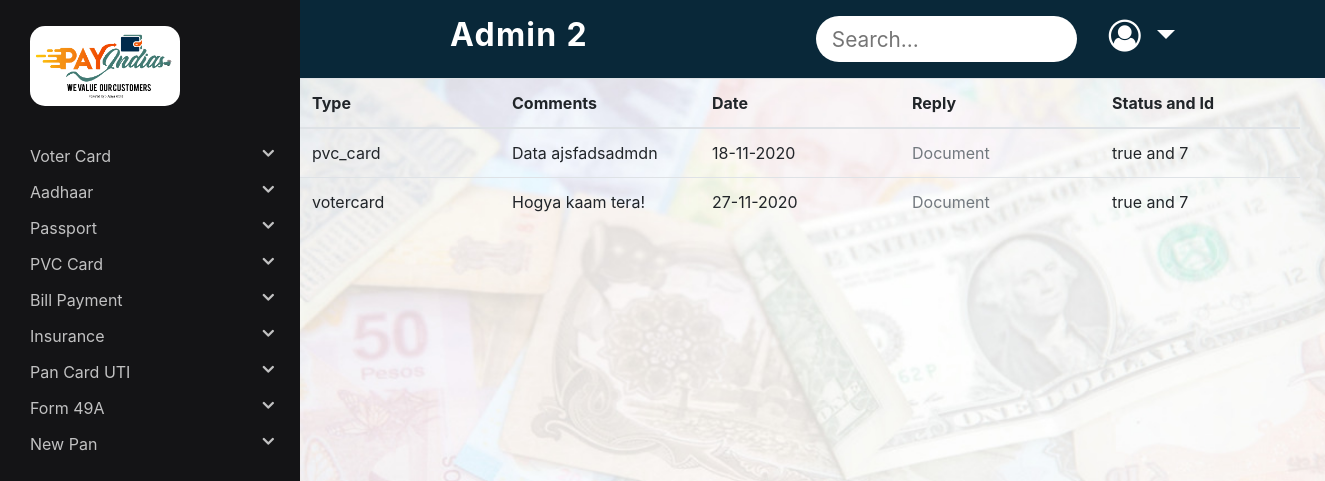
The app's page /Admin/profile2.php (signed in), older data.
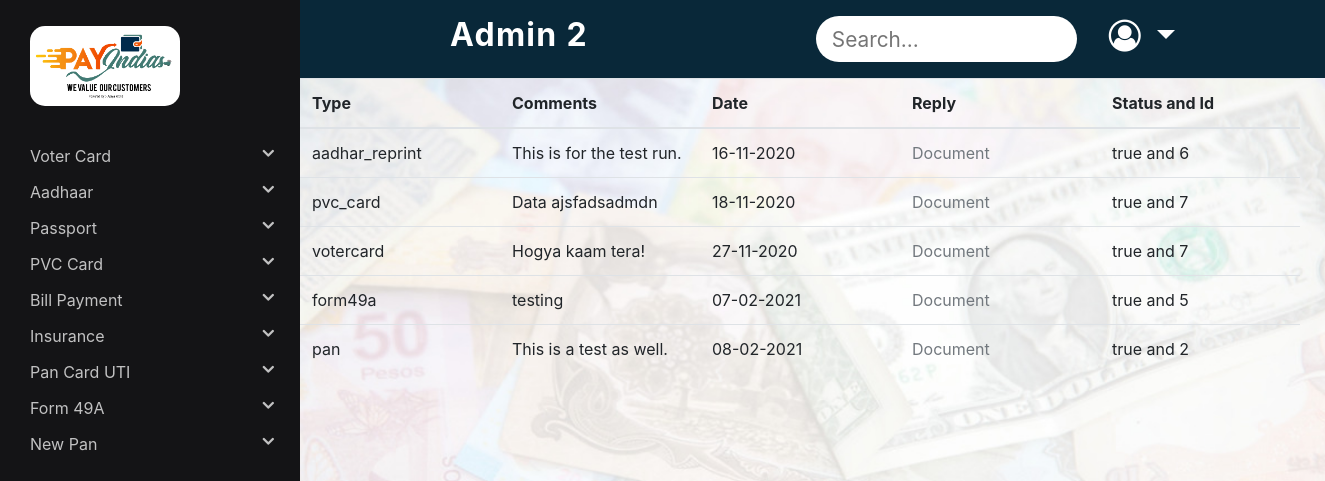
The same page, newer data.
### tables this page shows
CREATE TABLE `admin2_replies` (
  `local_id` int(11) NOT NULL,
  `type` varchar(100) NOT NULL,
  `reply` varchar(100) NOT NULL,
  `comments` varchar(1000) NOT NULL,
  `q_id` int(10) NOT NULL,
  `r_id` int(10) NOT NULL,
  `date` varchar(100) NOT NULL
);

CREATE TABLE `pvc_card` (
  `id` int(11) NOT NULL,
  `cname` varchar(100) NOT NULL,
  `fpass` varchar(100) NOT NULL,
  `dispatch_address` varchar(600) NOT NULL,
  `mobile` varchar(20) NOT NULL,
  `document` varchar(100) NOT NULL,
  `status` varchar(20) NOT NULL DEFAULT 'false',
  `r_id` varchar(100) NOT NULL
);

CREATE TABLE `votercard` (
  `id` int(11) NOT NULL,
  `name` varchar(100) NOT NULL,
  `dob` date NOT NULL,
  `mobile` varchar(12) NOT NULL,
  `relative_name` varchar(100) NOT NULL,
  `relative_type` varchar(100) NOT NULL,
  `street` varchar(100) NOT NULL,
  `village` varchar(50) NOT NULL,
  `postoffice` varchar(50) NOT NULL,
  `pincode` int(6) NOT NULL,
  `state` varchar(50) NOT NULL,
  `district` varchar(50) NOT NULL,
  `ageproof_option` varchar(50) NOT NULL,
  `addressproof_option` varchar(50) NOT NULL,
  `gender` varchar(10) NOT NULL,
  `ageproofdocument` varchar(50) NOT NULL,
  `addressproofdocument` varchar(50) NOT NULL,
  `otherdocument` varchar(50) DEFAULT NULL,
  `comments` varchar(500) DEFAULT NULL,
  `status` varchar(10) NOT NULL DEFAULT 'false',
  `r_id` varchar(100) NOT NULL
);

CREATE TABLE `aadhar_reprint` (
  `id` int(11) NOT NULL,
  `aadhar_no` varchar(20) NOT NULL,
  `mobile` varchar(12) NOT NULL,
  `other_documents` varchar(600) DEFAULT NULL,
  `comments` varchar(100) DEFAULT NULL,
  `status` varchar(100) NOT NULL DEFAULT 'false',
  `r_id` varchar(100) NOT NULL
);

CREATE TABLE `form49a` (
  `id` int(11) NOT NULL,
  `area_code` varchar(100) NOT NULL,
  `aotype` varchar(100) NOT NULL,
  `range_code` varchar(100) NOT NULL,
  `ao_no` varchar(100) NOT NULL,
  `category` varchar(100) NOT NULL,
  `applicant_surname` varchar(100) NOT NULL,
  `first_name` varchar(100) NOT NULL,
  `last_name` varchar(100) NOT NULL,
  `abbreviation_yes_or_no` varchar(20) NOT NULL,
  `abbreviation_of_name` varchar(100) NOT NULL,
  `gender` varchar(100) NOT NULL,
  `photograph` varchar(100) NOT NULL,
  `sign` varchar(100) NOT NULL,
  `comments` varchar(100) NOT NULL,
  `other_surname` varchar(100) NOT NULL,
  `other_firstname` varchar(100) NOT NULL,
  `other_lastname` varchar(100) NOT NULL,
  `status` varchar(100) NOT NULL DEFAULT 'false',
  `r_id` varchar(100) NOT NULL
);

CREATE TABLE `pan` (
  `id` int(11) NOT NULL,
  `afname` varchar(100) NOT NULL,
  `mn` varchar(20) NOT NULL,
  `aadhar` varchar(20) NOT NULL,
  `pan` varchar(20) NOT NULL,
  `nameprint` varchar(100) NOT NULL,
  `fname` varchar(100) NOT NULL,
  `mname` varchar(100) NOT NULL,
  `dob` int(100) NOT NULL,
  `gender` varchar(10) NOT NULL,
  `comments` varchar(500) NOT NULL,
  `other_document` varchar(200) NOT NULL,
  `status` varchar(10) NOT NULL DEFAULT 'false',
  `r_id` int(100) NOT NULL
);

### Admin/profile2.php (the view, shortened to what this page needs)
<!DOCTYPE html>
<html lang="en">
<head>
    <link rel="stylesheet" href="https://cdnjs.cloudflare.com/ajax/libs/font-awesome/4.7.0/css/font-awesome.min.css">
    <link rel="stylesheet" href="https://maxcdn.bootstrapcdn.com/bootstrap/4.5.2/css/bootstrap.min.css">
    <link rel="stylesheet" type="text/css" href="../Distributor/style.css">
</head>
<body>
    <?php include("sidenav2.php"); ?>
    <?php include("navbar2.php"); ?>
    <div class="row padding-sidenav px-0 pr-md-0">
        <div class="col-12">
            <?php
            $conn = mysqli_connect('localhost', 'root', '', 'payindia');
            $sql = "SELECT * FROM admin2_replies";
            $result = mysqli_query($conn, $sql);
            $ans = mysqli_fetch_all($result, MYSQLI_ASSOC);
            ?>
            <div class="table-responsive">
                <table class="table " id="dataTable" width="100%" cellspacing="0">
                    <thead>
                        <tr>
                            <th>Type</th>
                            <th>Comments</th>
                            <th>Date</th>
                            <th>Reply</th>
                            <th>Status and Id</th>
                        </tr>
                    </thead>
                    <tbody>
                        <?php foreach ($ans as $value) { ?>
                            <?php
                            $type = $value['type'];
                            $id = $value['q_id'];
                            $sql = "SELECT * FROM $type WHERE id = $id";
                            $result = mysqli_query($conn, $sql);
                            $r_ans = mysqli_fetch_all($result, MYSQLI_ASSOC);
                            ?>
                            <tr>
                                <td><?php echo $value['type']; ?></td>
                                <td><?php echo $value['comments']; ?></td>
                                <td><?php echo $value['date']; ?></td>
                                <td><a href="../reply/<?php echo $value['reply']; ?>">Document</a></td>
                                <td><text><?php echo ($r_ans[0]['status']) . " and " . ($r_ans[0]['id']) ?></text></td>
                            </tr>
                        <?php } ?>
                    </tbody>
                </table>
            </div>
        </div>
    </div>
</body>
</html>

Row changes from the older to the newer data that the page shows:
added admin2_replies: type "aadhar_reprint", comments "This is for the test run.", date "16-11-2020", aadhar_reprint.status "true", aadhar_reprint.id "6"
added admin2_replies: type "form49a", comments "testing", date "07-02-2021", form49a.status "true", form49a.id "5"
added admin2_replies: type "pan", comments "This is a test as well.", date "08-02-2021", pan.status "true", pan.id "2"
